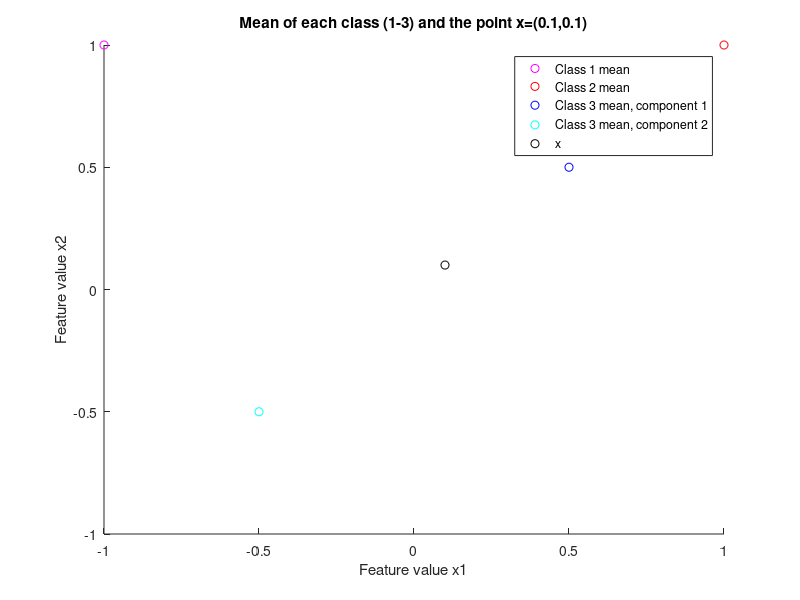

This figure's MATLAB source:
hold on;
plot(-1,1, 'o', 'MarkerEdgeColor', 'm', 'DisplayName', 'Class 1 mean'); %class w1
plot(1,1, 'o', 'MarkerEdgeColor', 'r', 'DisplayName', 'Class 2 mean'); %class w2
plot(0.5,0.5,'o', 'MarkerEdgeColor', 'b', 'DisplayName', 'Class 3 mean, component 1'); %,GMM 1st part
plot(-0.5,-0.5,'o', 'MarkerEdgeColor', 'c', 'DisplayName', 'Class 3 mean, component 2'); %GMM 2nd part
plot(0.1,0.1, 'o', 'MarkerEdgeColor', 'k', 'DisplayName', 'x'); %x
xlabel('Feature value x1');
ylabel('Feature value x2');
title('Mean of each class (1-3) and the point x=(0.1,0.1)');
legend;

mu = [-1,-1];
cov = [1 0;0 1];
determ = det(cov);
invers = inv(cov);
x1 = [0.1, 0.1];
multiGauss = (1/(sqrt(determ*(2*pi)^2)))*exp((-1/2)*(x1-mu)*invers*(x1-mu)'); %class 1 desnity

mu = [1,1];
multiGauss2 = (1/(sqrt(determ*(2*pi)^2)))*exp((-1/2)*(x1-mu)*invers*(x1-mu)'); %class 2 density

mu = [0.5,0.5];
multiGauss3_1 = (1/(sqrt(determ*(2*pi)^2)))*exp((-1/2)*(x1-mu)*invers*(x1-mu)'); %GMM 1st component

mu = [-0.5,-0.5];
multiGauss3_2 = (1/(sqrt(determ*(2*pi)^2)))*exp((-1/2)*(x1-mu)*invers*(x1-mu)'); %GMM 2nt component

multiGauss3 = 0.5*multiGauss3_1 + 0.5*multiGauss3_2; %Total GMM has the highest probability, so we assign to class 3